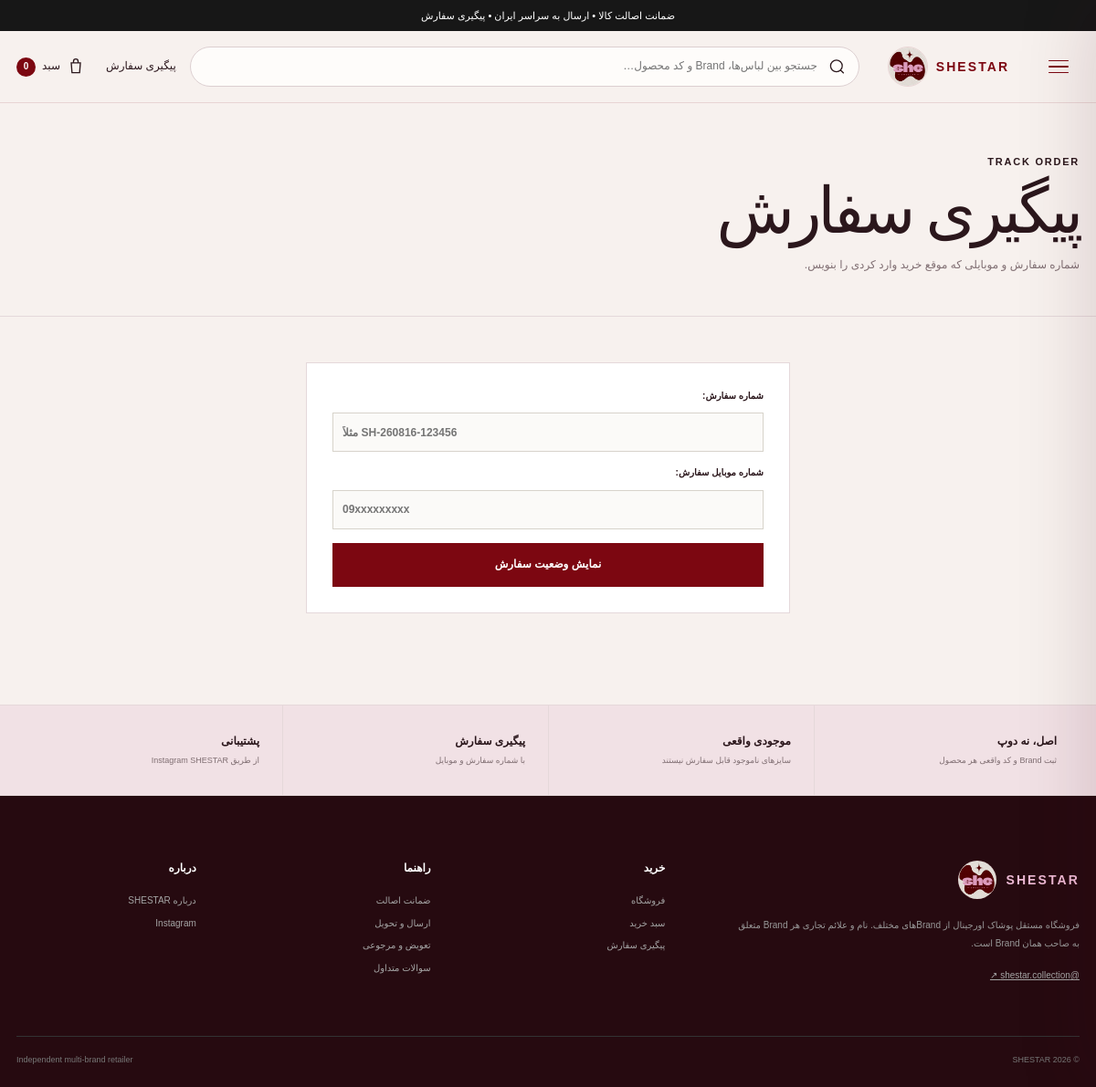
Page /order/track/ on the committed database.
### shop/models.py (models this page shows, shortened)
class HomePageContent(models.Model):
    announcement_text = models.CharField("نوار بالای سایت", max_length=180, default="ضمانت اصالت کالا • ارسال به سراسر ایران • پیگیری سفارش")
    hero_kicker = models.CharField("تیتر کوچک Hero", max_length=160, default="SHESTAR COLLECTION · ORIGINAL BRAND FASHION")
    hero_title = models.CharField("عنوان اصلی Hero", max_length=220, default="استایل‌هایی که دلت می‌خواد بپوشی.")
    hero_text = models.TextField("متن Hero", default="انتخاب آیتم‌های اورجینال از Brandهای مختلف؛ با سایز و موجودی واقعی، قیمت شفاف و امکان ثبت و پیگیری سفارش از خود سایت.")
    hero_primary_button = models.CharField("متن دکمه اصلی Hero", max_length=80, default="شروع خرید")
    hero_secondary_button = models.CharField("متن دکمه دوم Hero", max_length=80, default="Instagram ↗")
    promise_1_title = models.CharField("مزیت ۱ - عنوان", max_length=80, default="اورجینال")
    promise_1_text = models.CharField("مزیت ۱ - توضیح", max_length=140, default="بدون فیک و Dupe")
    promise_2_title = models.CharField("مزیت ۲ - عنوان", max_length=80, default="شفاف")
    promise_2_text = models.CharField("مزیت ۲ - توضیح", max_length=140, default="قیمت، سایز و موجودی واقعی")
    promise_3_title = models.CharField("مزیت ۳ - عنوان", max_length=80, default="قابل پیگیری")
    promise_3_text = models.CharField("مزیت ۳ - توضیح", max_length=140, default="از ثبت تا ارسال")
    category_kicker = models.CharField("دسته‌بندی - تیتر کوچک", max_length=100, default="SHOP BY CATEGORY")
    category_title = models.CharField("دسته‌بندی - عنوان", max_length=100, default="دسته‌بندی‌ها")
    new_kicker = models.CharField("جدیدها - تیتر کوچک", max_length=100, default="JUST IN")
    new_title = models.CharField("جدیدها - عنوان", max_length=100, default="جدیدها")
    lookbook_kicker = models.CharField("Lookbook - تیتر کوچک", max_length=100, default="THE SHESTAR EDIT")
    lookbook_title = models.CharField("Lookbook - عنوان", max_length=180, default="از Instagram تا سبد خرید.")
    lookbook_text = models.TextField("Lookbook - متن", default="عکس‌های واقعی استایل و محصول می‌توانند کنار عکس رسمی Brand روی صفحه محصول قرار بگیرند تا مشتری دقیق‌تر انتخاب کند.")
    lookbook_button = models.CharField("Lookbook - متن دکمه", max_length=80, default="دیدن Instagram")
    brands_kicker = models.CharField("Brandها - تیتر کوچک", max_length=100, default="MULTI-BRAND")
    brands_title = models.CharField("Brandها - عنوان", max_length=100, default="Brandها")
    brands_disclaimer = models.TextField("متن زیر Brandها", default="SHESTAR یک فروشگاه مستقل Multi-brand است و نمایش نام Brand به معنی نمایندگی رسمی آن Brand نیست.")
    why_kicker = models.CharField("Why SHESTAR - تیتر کوچک", max_length=100, default="WHY SHESTAR")
    why_title = models.CharField("Why SHESTAR - عنوان", max_length=180, default="اصل بودن فقط یک جمله نیست.")
    instagram_handle = models.CharField("Instagram handle", max_length=80, default="@SHESTAR.COLLECTION")
    instagram_title = models.CharField("Instagram banner - عنوان", max_length=180, default="Dropهای جدید را از دست نده.")
    footer_about = models.TextField("متن معرفی Footer", default="فروشگاه مستقل پوشاک اورجینال از Brandهای مختلف. نام و علائم تجاری هر Brand متعلق به صاحب همان Brand است.")
    footer_shop_heading = models.CharField("عنوان ستون خرید Footer", max_length=60, default="خرید")
    footer_help_heading = models.CharField("عنوان ستون راهنما Footer", max_length=60, default="راهنما")
    footer_about_heading = models.CharField("عنوان ستون درباره Footer", max_length=60, default="درباره")
    footer_bottom_text = models.CharField("متن پایین Footer", max_length=160, default="Independent multi-brand retailer")
    meta_title = models.CharField("SEO - عنوان صفحه اصلی", max_length=180, default="SHESTAR | Original Brand Fashion")
    meta_description = models.CharField("SEO - توضیحات صفحه اصلی", max_length=300, default="فروش آنلاین پوشاک اورجینال برندهای مختلف با نمایش موجودی، سایز، ثبت سفارش و پیگیری سفارش.")
    updated_at = models.DateTimeField("آخرین ویرایش", auto_now=True)
    class Meta:
        verbose_name = "محتوای صفحه اصلی"
        verbose_name_plural = "محتوای صفحه اصلی"
    @classmethod
    def load(cls):
        obj, _ = cls.objects.get_or_create(pk=1)
        return obj

### shop/views.py (the view, shortened to what this page needs)
# urls.py: path("order/track/", views.track_order, name="track_order"),
def track_order(request):
    order = None
    receipt_form = ReceiptUploadForm()
    form = TrackOrderForm(request.POST or None)
    return render(request, "shop/track_order.html", {
        "form": form,
        "order": order,
        "receipt_form": receipt_form,
        "setting": SiteSetting.load(),
    })

### shop/forms.py (shortened to what this page needs)
class TrackOrderForm(forms.Form):
    order_number = forms.CharField(
        label="شماره سفارش",
        max_length=24,
        widget=forms.TextInput(attrs={"placeholder": "مثلاً SH-260816-123456", "dir": "ltr"}),
    )
    mobile = forms.CharField(
        label="شماره موبایل سفارش",
        max_length=20,
        widget=forms.TextInput(attrs={"placeholder": "09xxxxxxxxx", "inputmode": "tel", "dir": "ltr"}),
    )

class ReceiptUploadForm(forms.ModelForm):
    class Meta:
        model = PaymentReceipt
        fields = ["image", "note"]
        widgets = {"note": forms.TextInput(attrs={"placeholder": "اگر لازم است توضیح کوتاهی بنویسید"})}

### shop/cart.py (called while the page is built, shortened)
def money(value):
    return f"{int(value):,} تومان"

def get_cart(request):
    return request.session.get(CART_SESSION_KEY, {})

def cart_snapshot(request):
    cart = get_cart(request)
    if not cart:
        return {
            "items": [], "count": 0, "subtotal": 0, "discount": 0, "total_after_discount": 0,
            "subtotal_display": money(0), "discount_display": money(0), "total_after_discount_display": money(0),
            "coupon": None, "can_checkout": False,
        }

### shop/context_processors.py (called while the page is built)
def storefront(request):
    snapshot = cart_snapshot(request)
    return {
        "global_cart_count": snapshot["count"],
        "site_settings": SiteSetting.load(),
        "home_content": HomePageContent.load(),
        "categories": Product.CATEGORY_CHOICES,
    }

### shop/models.py (called while the page is built)
    @classmethod
    def load(cls):
        obj, _ = cls.objects.get_or_create(pk=1)
        return obj

### shop/templates/shop/track_order.html (shortened to what this page needs)
{% extends 'shop/base.html' %}
{% block content %}
<section class="page-hero compact"><div class="container"><span class="kicker">TRACK ORDER</span><h1>پیگیری سفارش</h1><p>شماره سفارش و موبایلی که موقع خرید وارد کردی را بنویس.</p></div></section>
<div class="container track-layout">
  <section class="track-form-card"><form method="post"><label class="field">{{ form.order_number.label_tag }}{{ form.order_number }}</label><label class="field">{{ form.mobile.label_tag }}{{ form.mobile }}</label><button class="btn btn-dark full">نمایش وضعیت سفارش</button></form></section>
</div>
{% endblock %}

### shop/templates/shop/base.html (shortened to what this page needs)
{% load static %}
<!doctype html>
<html lang="fa" dir="rtl">
<head>
  <link rel="stylesheet" href="{% static 'shop/css/site.css' %}">
</head>
<body>
  <div class="topbar">
    <div class="container topbar-inner"><span>{{ home_content.announcement_text }}</span></div>
  </div>
  <header class="header">
    <div class="container header-main">
      <div class="header-actions">
        <a class="header-link desktop-only" href="{% url 'shop:track_order' %}">پیگیری سفارش</a>
        <a class="cart-link" href="{% url 'shop:cart_page' %}" aria-label="سبد خرید">
          <svg viewBox="0 0 24 24" aria-hidden="true"><path d="M6 7h12l-1 13H7L6 7Zm3 0V5a3 3 0 0 1 6 0v2"/></svg>
          <span>سبد</span><b data-cart-count>{{ global_cart_count }}</b>
        </a>
      </div>
      <form class="header-search" action="{% url 'shop:shop_list' %}" method="get" role="search">
        <svg viewBox="0 0 24 24" aria-hidden="true"><path d="m21 21-4.35-4.35m2.35-5.65a8 8 0 1 1-16 0 8 8 0 0 1 16 0Z"/></svg>
        <input name="q" value="{{ request.GET.q }}" placeholder="جستجو بین لباس‌ها، Brand و کد محصول…" autocomplete="off">
      </form>
      <a class="logo logo-with-image" href="{% url 'shop:home' %}" aria-label="SHESTAR home">
        <img src="{% static 'shop/images/shestar-logo.webp' %}" alt="SHESTAR">
        <span class="logo-word">SHESTAR</span>
      </a>
      <button class="site-menu-btn" type="button" data-menu-open aria-label="باز کردن منوی دسته‌بندی" aria-controls="site-drawer" aria-expanded="false">
        <span></span><span></span><span></span>
      </button>
    </div>
  </header>
  <main>{% block content %}{% endblock %}</main>
  <section class="service-band">
    <div class="container service-grid">
      <div><b>اصل، نه دوپ</b><span>ثبت Brand و کد واقعی هر محصول</span></div>
      <div><b>موجودی واقعی</b><span>سایزهای ناموجود قابل سفارش نیستند</span></div>
      <div><b>پیگیری سفارش</b><span>با شماره سفارش و موبایل</span></div>
      <div><b>پشتیبانی</b><span>{% if site_settings.support_phone %}{{ site_settings.support_phone }}{% else %}از طریق Instagram SHESTAR{% endif %}</span></div>
    </div>
  </section>
  <footer class="footer">
    <div class="container footer-grid">
      <div class="footer-brand">
        <a class="logo logo-with-image" href="{% url 'shop:home' %}"><img src="{% static 'shop/images/shestar-logo.webp' %}" alt="SHESTAR"><span class="logo-word">SHESTAR</span></a>
        <p>{{ home_content.footer_about }}</p>
        <a class="instagram-link" href="{{ site_settings.instagram_url }}" target="_blank" rel="noopener">@shestar.collection ↗</a>
      </div>
      <div><h3>{{ home_content.footer_shop_heading }}</h3><a href="{% url 'shop:shop_list' %}">فروشگاه</a><a href="{% url 'shop:cart_page' %}">سبد خرید</a><a href="{% url 'shop:track_order' %}">پیگیری سفارش</a></div>
      <div><h3>{{ home_content.footer_help_heading }}</h3><a href="{% url 'shop:info_page' 'authenticity' %}">ضمانت اصالت</a><a href="{% url 'shop:info_page' 'shipping' %}">ارسال و تحویل</a><a href="{% url 'shop:info_page' 'returns' %}">تعویض و مرجوعی</a><a href="{% url 'shop:info_page' 'faq' %}">سوالات متداول</a></div>
      <div><h3>{{ home_content.footer_about_heading }}</h3><a href="{% url 'shop:info_page' 'about' %}">درباره SHESTAR</a><a href="{{ site_settings.instagram_url }}" target="_blank" rel="noopener">Instagram</a></div>
    </div>
    <div class="container footer-bottom"><span>© {% now "Y" %} SHESTAR</span><span>{{ home_content.footer_bottom_text }}</span></div>
  </footer>
</body>
</html>

### rows in the picture
HomePageContent: announcement_text "ضمانت اصالت کالا • ارسال به سراسر ایران • پیگیری سفارش", footer_about "فروشگاه مستقل پوشاک اورجینال از Brandهای مختلف. نام و علائم تجاری هر Brand متعلق به صاحب همان Brand است.", footer_shop_heading "خرید", footer_help_heading "راهنما", footer_about_heading "درباره", footer_bottom_text "Independent multi-brand retailer"

### other values in the picture
{{ global_cart_count }} "0"
